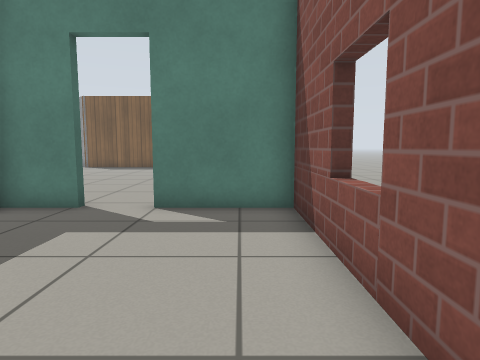
view 1 (above)

21 first-person views from a walk through a robot-simulator world made for Gazebo. The camera is 0.72 m above the floor, tilts 6° down and sees 75° across. The floor is counted in squares, 0.5 m on a side. Each view is taken from the middle of a square. On the plan, view 1 faces up. The plan holds only what a view shows up to about 15 squares ahead; the rest is blank. Gazebo's built-in surfaces are drawn with simple patterns.

view 2
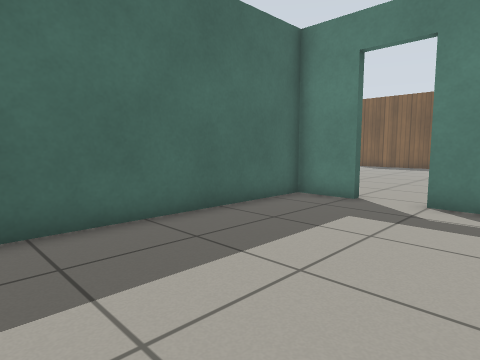

view 3
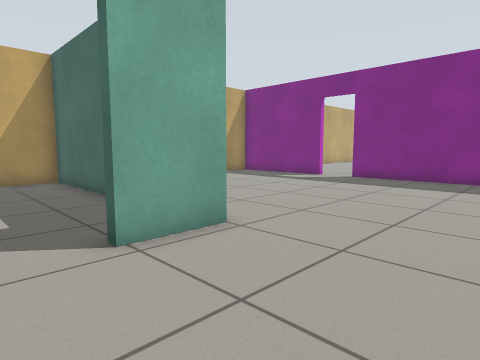

view 4
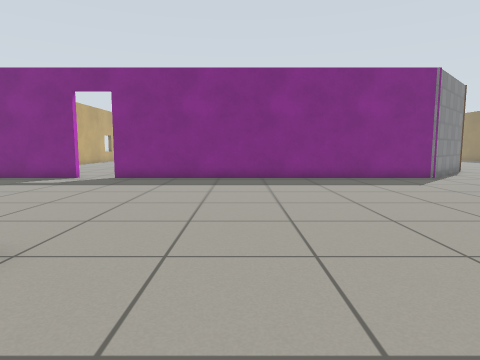

view 5
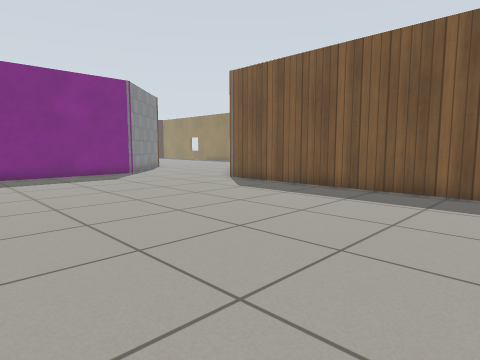

view 6
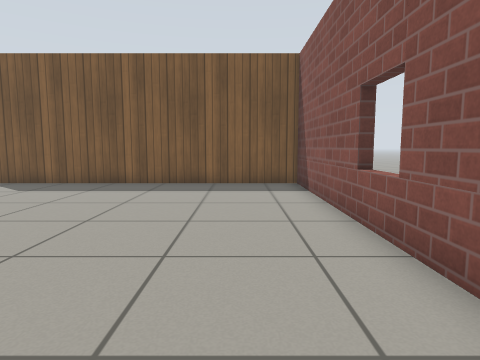

view 7
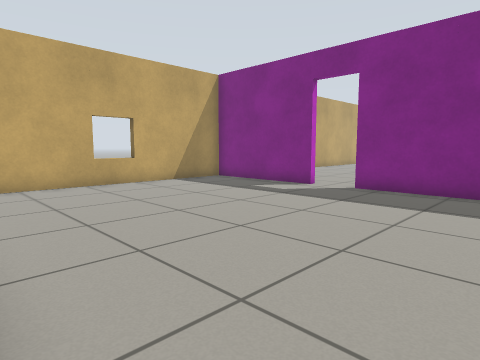

view 8
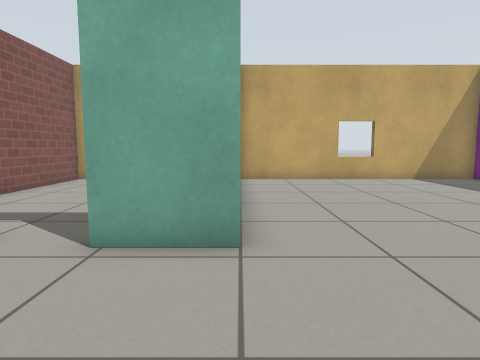

view 9
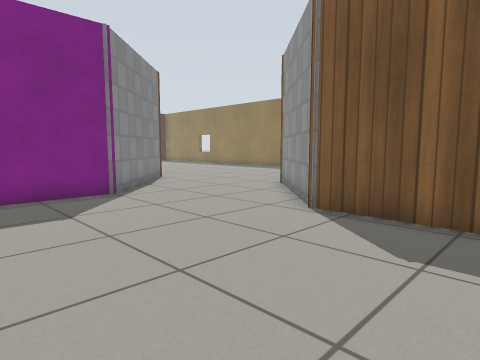

view 10
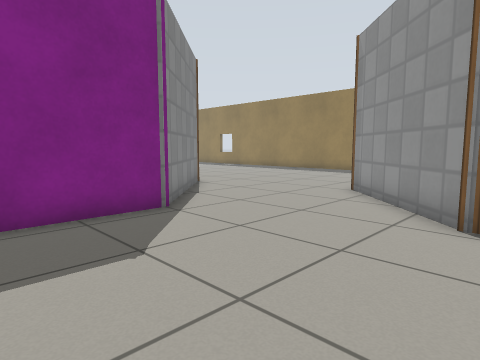

view 11
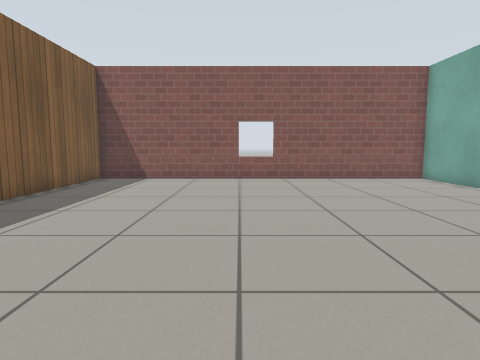

view 12
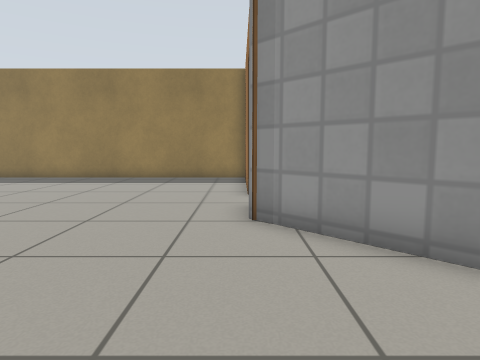

view 13
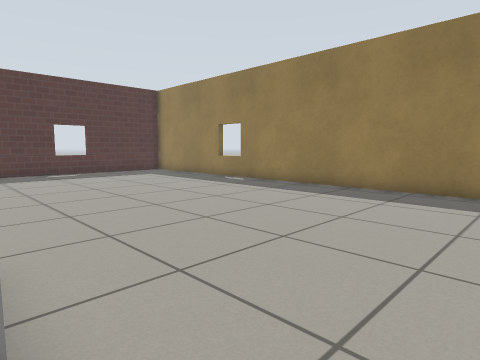

view 14
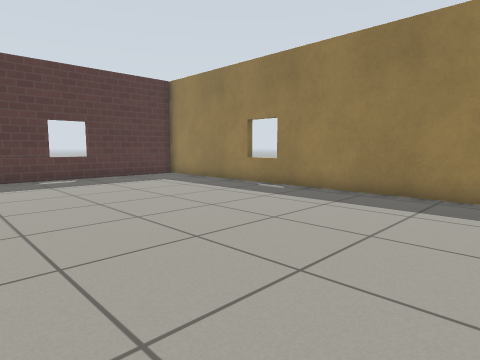

view 15
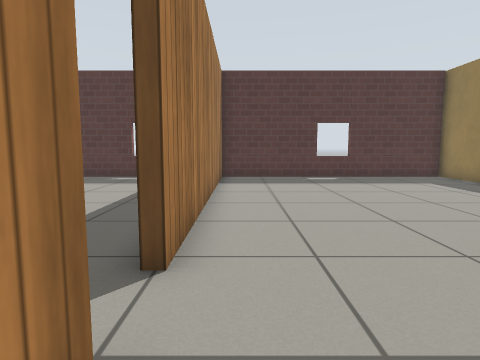

view 16
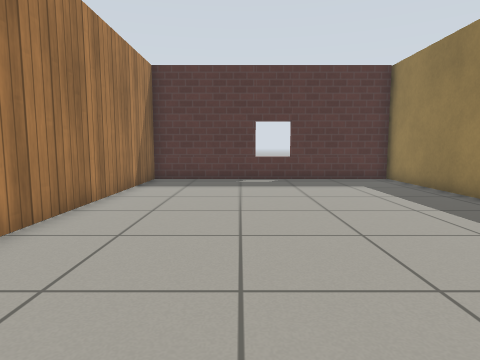

view 17
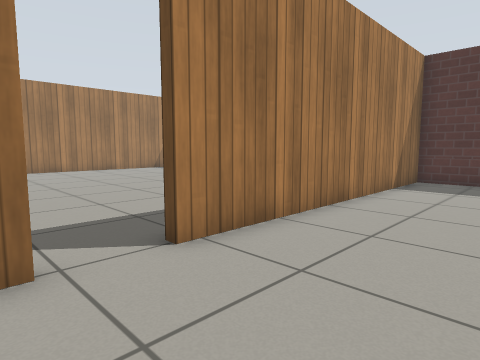

view 18
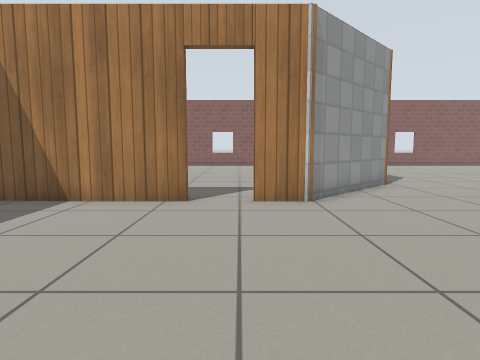

view 19
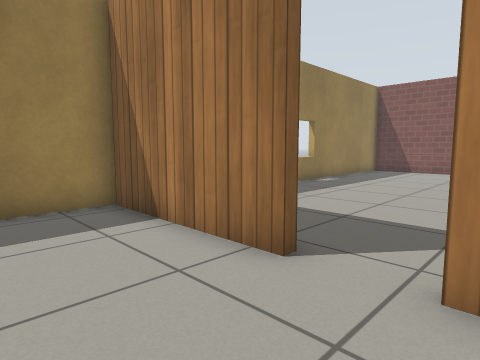

view 20
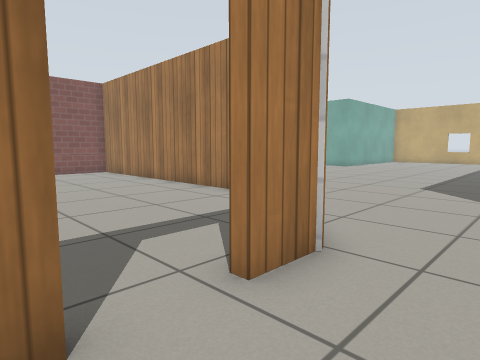

view 21
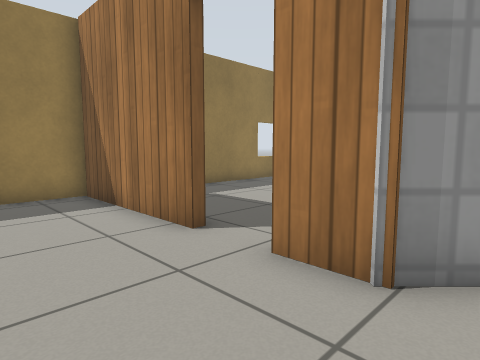

### Floor plan
Points are (right, up) in squares from view 1. A wall is a line through its corners. A room is listed if a view was taken in it or the views show most of it. See-through windows are left out.
Room 1 (views 1, 2)
walls: (-3.8, 7.3) (-5.7, 7.3) (-5.7, -2.1) (-3.8, -2.1); (1.3, -2.1) (1.3, 7.3) (-2.1, 7.3)
ways out: open door at (-2.5, 7.5) to room 2
Room 2 (views 3, 4, 5, 6, 7, 8, 9, 10, 11, 12, 21)
walls: (-6.1, 7.6) (-3.8, 7.6); (-2.1, 7.6) (1.3, 7.6) (1.3, 22.4) (-11, 22.4) (-14.8, 26.2); (-16.5, 3.4) (-16.5, -2.1) (-6, -2.1); (-19.4, 22.9) (-16.5, 20) (-16.5, 5.1)
ways out: open door at (-2.5, 7.5) to room 1; opening at (-17.2, 25) to room 3; open door at (-17, 4.5)
Room 3 (views 13, 14, 15, 16, 17, 18, 19, 20)
walls: (-23.8, 24.1) (-23, 24.1); (-20.8, 24.3) (-19.4, 22.9); (-14.8, 29.4) (-14.8, 34.7) (-37.4, 34.7); (-14.8, 26.2) (-14.8, 27.6); (-37.1, 34.8) (-37.1, 24.1) (-25.5, 24.1)
ways out: opening at (-17.2, 25) to room 2; open door at (-24.5, 24); open door at (-15, 28.5)

Positions as (right, up) in squares from view 1, and headings:
1: (0, 0), facing up
2: (0, -1), facing up-left
3: (-2, 12), facing down-left
4: (-2, 11), facing left
5: (0, 12), facing up-left
6: (-1, 10), facing up
7: (-6, 10), facing down-left
8: (-6, 12), facing down
9: (-7, 16), facing up-left
10: (-10, 16), facing up-left
11: (-13, 16), facing right
12: (-15, 20), facing up
13: (-19, 24), facing up-left
14: (-22, 25), facing up-left
15: (-22, 25), facing left
16: (-23, 28), facing left
17: (-23, 28), facing down-left
18: (-23, 28), facing right
19: (-18, 27), facing up-right
20: (-17, 30), facing down-right
21: (-18, 25), facing up-right
